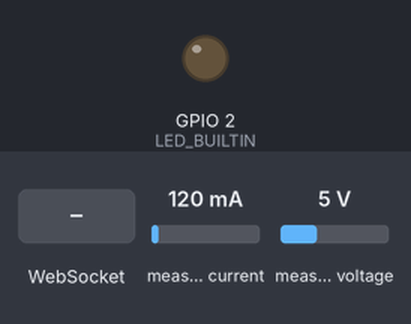
The sketch below on a simulated ESP8266 (NodeMCU). Shown: output pins drawn as LEDs (lit = HIGH, except the on-board LED, lit = LOW). Wiring (inferred from the names in the program): INA219 current sensor at I2C address 0x40. The test bench sets the inputs (shaded band); at power-on: measured current 120 mA, measured voltage 5 V. WiFi joins after 1.5 s; servers stay silent unless stated; what the sketch prints to the serial monitor is not drawn.

Above: at 2.8 s.
2.9 s: WebSocket text "1" received
At 3.6 s:
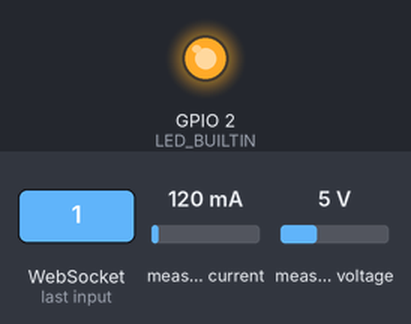
Timing chart, 0 to 5.9 s (numbered marks = the images above; inputs shaded):
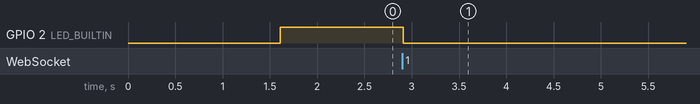

Measured:
- after the input at 2.9 s, GPIO 2 (LED_BUILTIN): HIGH → LOW at once

The sketch:

webserver.ino
```cpp
#include <ESP8266WiFi.h>
#include <ESPAsyncTCP.h>
#include <ESPAsyncWebServer.h>
#include <Wire.h>

// Minimal INA226 helper (2 mΩ shunt)
// Datasheet reference values: Current_LSB = MaxExpectedCurrent/32768
// With a very low shunt (0.002 Ω) choose Current_LSB so that calibration fits in 16-bit register.
// We'll target Current_LSB = 0.0005 A (0.5 mA per bit) -> Calibration = 0.00512 / (Current_LSB * Rshunt)
// Calibration = 0.00512 / (0.0005 * 0.002) = 0.00512 / 0.000001 = 5120 (0x1400)
// Power LSB per datasheet = 25 * Current_LSB = 25 * 0.0005 = 0.0125 W
// Voltage (bus) LSB = 1.25 mV

namespace INA226 {
  const uint8_t ADDR = 0x40; // adjust if A0/A1 strapped differently
  const uint8_t REG_CONFIG = 0x00;
  const uint8_t REG_SHUNT  = 0x01;
  const uint8_t REG_BUS    = 0x02;
  const uint8_t REG_POWER  = 0x03;
  const uint8_t REG_CURRENT= 0x04;
  const uint8_t REG_CALIB  = 0x05;
  const uint16_t CALIB_VALUE = 5120; // for 2 mΩ, Current_LSB=0.5mA

  bool writeRegister(uint8_t reg, uint16_t value) {
    Wire.beginTransmission(ADDR);
    Wire.write(reg);
    Wire.write((value >> 8) & 0xFF);
    Wire.write(value & 0xFF);
    return Wire.endTransmission() == 0;
  }
  bool readRegister(uint8_t reg, uint16_t &out) {
    Wire.beginTransmission(ADDR);
    Wire.write(reg);
    if (Wire.endTransmission(false) != 0) return false;
    if (Wire.requestFrom((int)ADDR, 2) != 2) return false;
    out = (Wire.read() << 8) | Wire.read();
    return true;
  }
  bool begin() {
    // Reset + average 16 samples, VBUSCT=1.1ms, VSHCT=1.1ms, MODE=Shunt+Bus Continuous
    // Config bits: 0x4xxx reset, but we'll write full config directly.
    // Use: AVG=4 (16 samples), VBUSCT=6 (1.1ms), VSHCT=6 (1.1ms), MODE=111 (cont shunt+bus)
    uint16_t config = (4 << 9) | (6 << 6) | (6 << 3) | 0x7; // 0b AAA BBB CCC MMM
    if (!writeRegister(REG_CONFIG, config)) return false;
    delay(2);
    if (!writeRegister(REG_CALIB, CALIB_VALUE)) return false;
    delay(2);
    return true;
  }
  static uint16_t lastVraw = 0; // expose for debug
  bool readMeasurements(float &busVoltage, float &current, float &power) {
    uint16_t vraw, craw, praw;
    if (!readRegister(REG_BUS, vraw)) return false;
    if (!readRegister(REG_CURRENT, craw)) return false;
    if (!readRegister(REG_POWER, praw)) return false;
    // Convert
    // INA226: Bus Voltage LSB = 1.25 mV directly (no >>3 needed, unlike INA219 example code)
    busVoltage = vraw * 0.00125f;
    current = (int16_t)craw * 0.0005; // 0.5 mA per bit
    power = praw * 0.0125; // 12.5 mW per bit
    lastVraw = vraw;
    return true;
  }
}

// Optional: reduce max clients if memory constrained
#ifndef WEBSOCKETS_MAX_CLIENTS
#define WEBSOCKETS_MAX_CLIENTS 2
#endif

// WLAN
const char* ssid     = "Fritzi";
const char* password = "65770551205628807473";

AsyncWebServer server(80);            // HTTP server (could be unused, but required host for WS)
AsyncWebSocket ws("/ws");            // WebSocket endpoint at /ws

// Legacy analog smoothing removed (INA226 provides filtered readings)
const int analogPin = A0; // leftover (not used with INA226 now)

// State for INA226
bool inaReady = false;
unsigned long lastRssiLog = 0;
unsigned long lastWsBroadcast = 0; // heartbeat broadcast timer
const unsigned long WS_BROADCAST_INTERVAL_MS = 500; // 0.5s push (doubled sampling rate)
// Diagnostics counters
volatile unsigned long statConnects = 0;
volatile unsigned long statDisconnects = 0;
volatile unsigned long statErrors = 0;
volatile unsigned long statBroadcasts = 0;
volatile unsigned long statInaFail = 0;
volatile unsigned long statPongs = 0;
unsigned long lastStatPrint = 0;
unsigned long statWindowStart = 0;
unsigned long statBroadcastsWindow = 0;
float lastPower=0, lastVoltage=0, lastCurrent=0;
unsigned long slowInaCount = 0;
const unsigned long INA_SLOW_THRESHOLD_US = 3000; // >3ms considered slow read
// LED control: onboard LED (active LOW on most ESP8266 boards)
void updateLed() {
  if (ws.count() > 0) {
    digitalWrite(LED_BUILTIN, LOW); // ON
  } else {
    digitalWrite(LED_BUILTIN, HIGH); // OFF
  }
}

String buildJson(float power, float voltage, float current) {
  String json = "{";
  json += "\"power\":" + String(power, 3) + ',';
  json += "\"voltage\":" + String(voltage, 3) + ',';
  json += "\"current\":" + String(current, 3);
  json += '}';
  return json;
}

void broadcastSample() {
  float v=0, c=0, p=0;
  unsigned long t0 = micros();
  if (inaReady) {
    if (INA226::readMeasurements(v, c, p)) {
      // success
    } else {
      statInaFail++;
      Serial.println("INA226 read failed");
    }
  }
  #ifdef INA226_DEBUG_VOLT
    extern uint16_t INA226::lastVraw; // using the static inside namespace
    Serial.printf("[VDBG] raw=0x%04X -> %.3fV\n", INA226::lastVraw, v);
  #endif
  unsigned long dur = micros() - t0;
  if (dur > INA_SLOW_THRESHOLD_US) {
    slowInaCount++;
    Serial.printf("[WARN] Slow INA226 read %lu us\n", dur);
  }
  lastPower = p; lastVoltage = v; lastCurrent = c;
  statBroadcasts++;
  statBroadcastsWindow++;
  String json = buildJson(p, v, c);
  ws.textAll(json);
}

void onWsEvent(AsyncWebSocket       * server,
               AsyncWebSocketClient * client,
               AwsEventType           type,
               void                  * arg,
               uint8_t               * data,
               size_t                  len) {
  switch (type) {
    case WS_EVT_CONNECT: {
      statConnects++;
      Serial.printf("[WS %u] CONNECT %s\n", client->id(), client->remoteIP().toString().c_str());
      client->text("{\"hello\":1}");
      broadcastSample();
      updateLed();
      break; }
    case WS_EVT_DISCONNECT: {
      statDisconnects++;
      Serial.printf("[WS %u] DISCONNECT\n", client->id());
      updateLed();
      break; }
    case WS_EVT_DATA: {
      // simple text commands
      AwsFrameInfo * info = (AwsFrameInfo*)arg;
      if (info->final && info->index == 0 && info->len == len && info->opcode == WS_TEXT) {
        if (len > 0) {
          if (data[0] == '1') broadcastSample();
          else if (data[0] == 'p') client->text("pong");
        }
      }
      break; }
    case WS_EVT_PONG: {
      statPongs++;
      break; }
    case WS_EVT_ERROR: {
      statErrors++;
      Serial.printf("[WS %u] ERROR\n", client->id());
      break; }
  }
}

// HTTP API removed (WebSocket only)

void setup() {
  Serial.begin(921600);
  delay(100);

  // Dual Mode: eigener offener AP + (optional) Verbindung ins Heim-WLAN
  WiFi.mode(WIFI_AP_STA);
  WiFi.hostname("homeofficetrainer");
  WiFi.setSleep(false);

  // Start Open AP (kein Passwort) -> SSID: homeofficetrainer  IP: 192.168.4.1
  // Passphrase secured AP (WPA2). Passwort: hotrainer
  bool apOk = WiFi.softAP("homeofficetrainer", "hotrainer");
  if (apOk) {
    Serial.println("AP gestartet: SSID=homeofficetrainer PASS=hotrainer IP=" + WiFi.softAPIP().toString());
  } else {
    Serial.println("AP Start fehlgeschlagen");
  }

  // Parallel versuchen ins bekannte WLAN zu verbinden (nicht blockierend >8s)
  Serial.print("Verbinde (optional) mit WLAN ");
  Serial.println(ssid);
  WiFi.begin(ssid, password);
  unsigned long startAttempt = millis();
  while (WiFi.status() != WL_CONNECTED && millis() - startAttempt < 8000) {
    delay(250); Serial.print('.');
  }
  if (WiFi.status() == WL_CONNECTED) {
    Serial.println("\nWLAN (STA) verbunden, IP: " + WiFi.localIP().toString());
  } else {
    Serial.println("\nSTA Timeout – weiter nur über AP erreichbar (ws://192.168.4.1/ws)");
  }

  Serial.println("WebSocket Modus aktiv (/ws)");

  Wire.begin();
  inaReady = INA226::begin();
  if (inaReady) {
    Serial.println("INA226 initialisiert");
  } else {
    Serial.println("INA226 Fehler - Messungen werden 0 sein");
  }

  ws.onEvent(onWsEvent);
  server.addHandler(&ws);
  server.begin();
  statWindowStart = millis();
  pinMode(LED_BUILTIN, OUTPUT);
  digitalWrite(LED_BUILTIN, HIGH); // ensure off initially
}

void loop() {
  // Periodic RSSI log every 15s
  unsigned long now = millis();
  if (now - lastRssiLog > 15000) {
    lastRssiLog = now;
    Serial.print("RSSI: "); Serial.println(WiFi.RSSI());
  }
  // Heartbeat broadcast so client doesn't wait forever for first push
  if (now - lastWsBroadcast > WS_BROADCAST_INTERVAL_MS) {
    lastWsBroadcast = now;
    if (ws.count() > 0) broadcastSample();
  }
  // Periodic stats every 10s
  if (now - lastStatPrint > 10000) {
    unsigned long windowMs = now - statWindowStart;
    float bps = windowMs ? (1000.0f * statBroadcastsWindow / windowMs) : 0.0f;
    Serial.printf("[STAT] up=%lus con=%lu disc=%lu err=%lu bcast=%lu (%.2f/s) inaFail=%lu slowIna=%lu heap=%u lastP=%.3fV=%.3f I=%.3f pong=%lu clients=%u\n",
      now/1000UL, statConnects, statDisconnects, statErrors, statBroadcasts, bps, statInaFail, slowInaCount, ESP.getFreeHeap(), lastPower, lastVoltage, lastCurrent, statPongs, ws.count());
    lastStatPrint = now;
    statBroadcastsWindow = 0;
    statWindowStart = now;
  }
  // no blocking delay needed; yield implicitly
}
```
